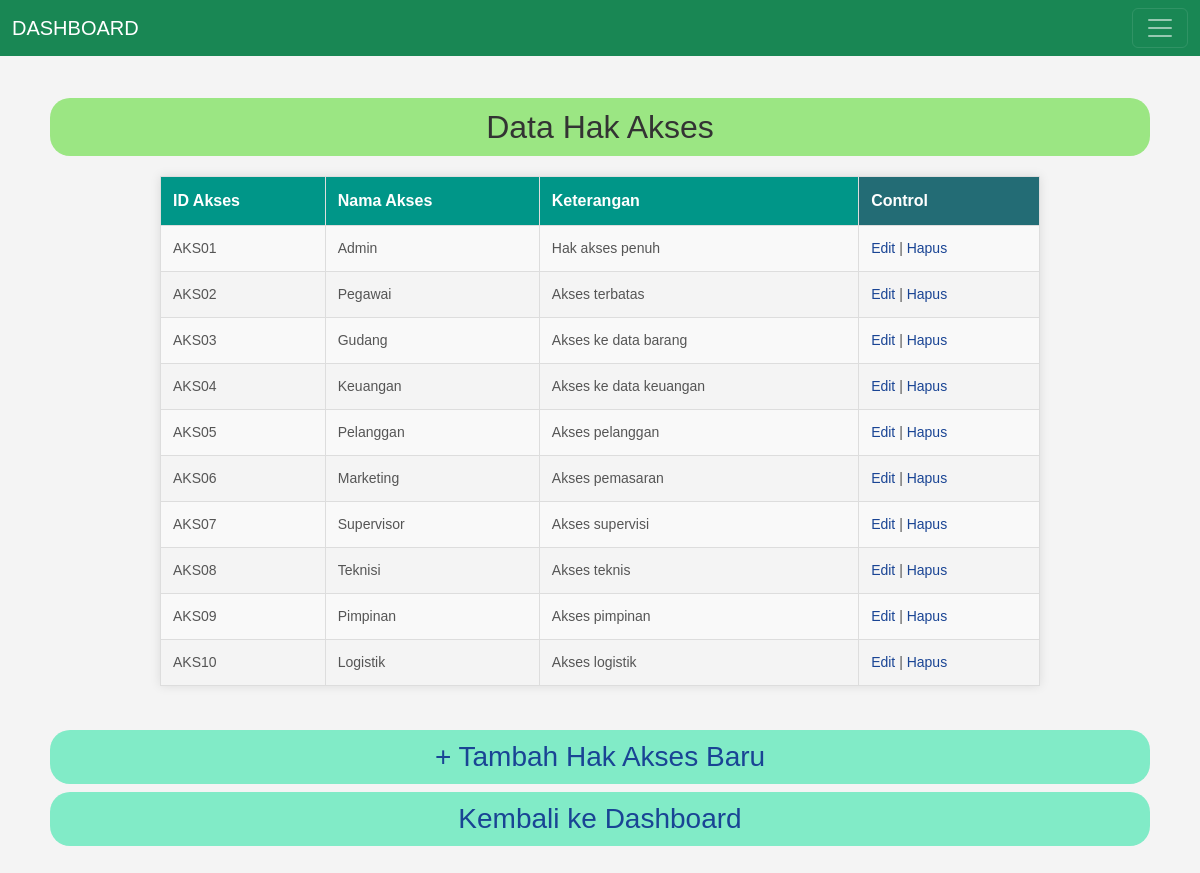
Page /index.php?action=tampilkanHakAkses on the committed database.
### tables this page shows
CREATE TABLE `hakakses` (
  `IdAkses` varchar(5) NOT NULL,
  `NamaAkses` varchar(30) NOT NULL,
  `Keterangan` varchar(30) NOT NULL
);

### controller.php (called while the page is built, shortened)
<?php
class Controller {
    private $model;
    private $view;
    public function __construct($model, $view) {
        $this->model = $model;
        $this->view = $view;
    }
	public function tampilkanHakAkses() {
        $data = $this->model->getHakAkses();
        $this->view->tampilkanHakAkses($data);
    }
}
?>

### model.php (called while the page is built, shortened)
<?php
class Model {
    private $db;
    public function __construct() {
        $this->db = new PDO('mysql:host=localhost;dbname=toko_barang', 'root', '');
    }
	public function getHakAkses() {
        $query = $this->db->query('SELECT * FROM hakakses');
        return $query->fetchAll(PDO::FETCH_ASSOC);
    }
}
?>

### view.php (the view, shortened to what this page needs)
<?php
class View {
	public function tampilkanHakAkses($data) {
        $this->tampilkanHeaderDashboard();
        echo "<h2>Data Hak Akses</h2>";
        echo "<table border='1'>
                <tr>
                    <th>ID Akses</th>
                    <th>Nama Akses</th>
                    <th>Keterangan</th>
					<th>Control</th>
                </tr>";
        foreach ($data as $row) {
            echo "<tr>
                    <td>{$row['IdAkses']}</td>
                    <td>{$row['NamaAkses']}</td>
                    <td>{$row['Keterangan']}</td>
                    <td><a href='index.php?action=hakakses_edit&id={$row['IdAkses']}'>Edit</a> | <a href='index.php?action=hakakses_delete&id={$row['IdAkses']}'>Hapus</a></td>
                </tr>";
        }
        echo "</table>";
        echo "<br>";
		echo "<h3><a href=\"index.php?action=hakakses_add\">+ Tambah Hak Akses Baru</a></h3>";
		echo "<h3><a href=\"index.php\">Kembali ke Dashboard</a></h3>";
    }
    public function tampilkanHeaderDashboard() {
        echo "
            <nav class=\"navbar navbar-dark bg-success fixed-top\">
                <div class=\"container-fluid\">
                    <a class=\"navbar-brand\" href=\"index.php\">DASHBOARD</a>
                    <button class=\"navbar-toggler\" type=\"button\" data-bs-toggle=\"offcanvas\" data-bs-target=\"#offcanvasDarkNavbar\" aria-controls=\"offcanvasDarkNavbar\" aria-label=\"Toggle navigation\">
                        <span class=\"navbar-toggler-icon\"></span>
                    </button>
                </div>
            </nav>
            <br><br>
        ";
    }
}
?>
<!DOCTYPE html>
<html lang="en">
<head>
    <link rel="stylesheet" href="css/bootstrap.min.css" />
</head>
<body>
</body>
</html>

### index.php (shortened to what this page needs)
<?php
require_once 'model.php';
require_once 'view.php';
require_once 'controller.php';
$model = new Model();
$view = new View();
$controller = new Controller($model, $view);
$action = isset($_GET['action']) ? $_GET['action'] : '';
switch ($action) {
	case 'tampilkanHakAkses':
		$controller->tampilkanHakAkses();
		break;
}
?>

### rows in the picture
hakakses: IdAkses "AKS01", NamaAkses "Admin", Keterangan "Hak akses penuh"
hakakses: IdAkses "AKS02", NamaAkses "Pegawai", Keterangan "Akses terbatas"
hakakses: IdAkses "AKS03", NamaAkses "Gudang", Keterangan "Akses ke data barang"
hakakses: IdAkses "AKS04", NamaAkses "Keuangan", Keterangan "Akses ke data keuangan"
hakakses: IdAkses "AKS05", NamaAkses "Pelanggan", Keterangan "Akses pelanggan"
hakakses: IdAkses "AKS06", NamaAkses "Marketing", Keterangan "Akses pemasaran"
hakakses: IdAkses "AKS07", NamaAkses "Supervisor", Keterangan "Akses supervisi"
hakakses: IdAkses "AKS08", NamaAkses "Teknisi", Keterangan "Akses teknis"
hakakses: IdAkses "AKS09", NamaAkses "Pimpinan", Keterangan "Akses pimpinan"
hakakses: IdAkses "AKS10", NamaAkses "Logistik", Keterangan "Akses logistik"
